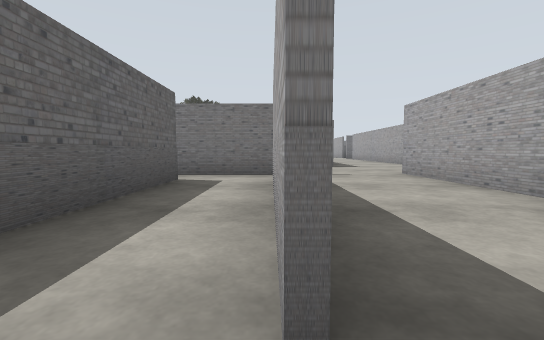
[1] (above)

24 first-person views from a walk through a robot-simulator world made for Gazebo. The camera is 0.94 m above the floor, tilts 4° down and sees 90° across. The floor is counted in squares, 2 m on a side. Each view is taken from the middle of a square. On the plan, view 1 faces up. The plan holds only what a view shows up to about 9 squares ahead; the rest is blank.

[2]
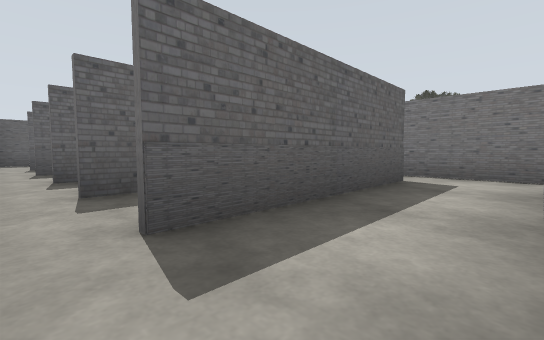

[3]
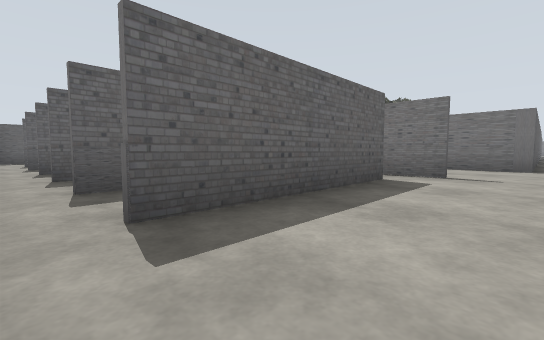

[4]
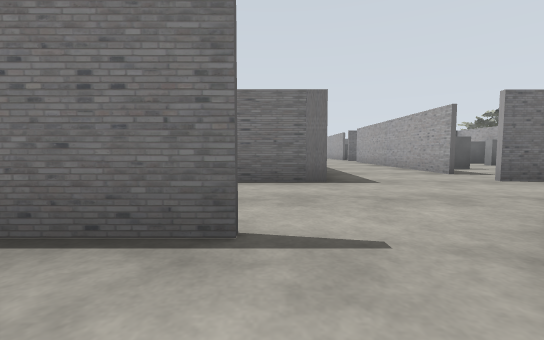

[5]
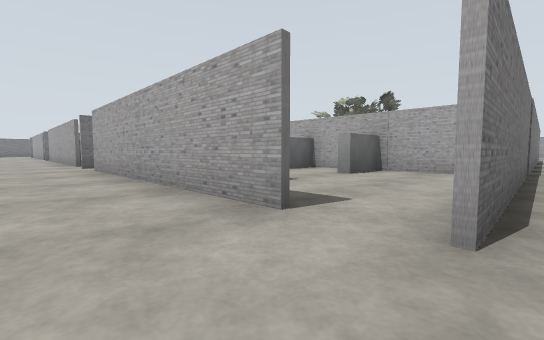

[6]
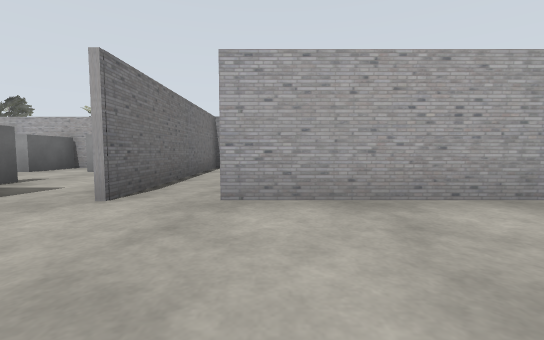

[7]
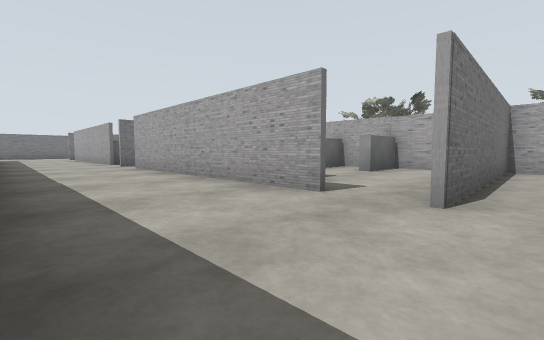

[8]
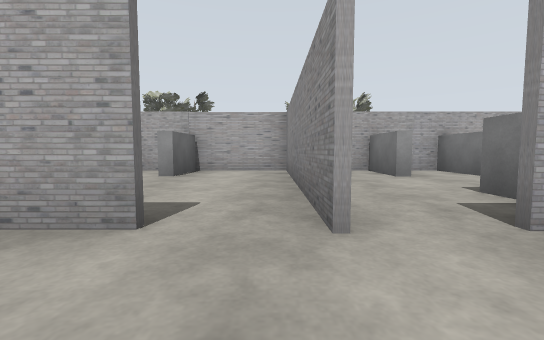

[9]
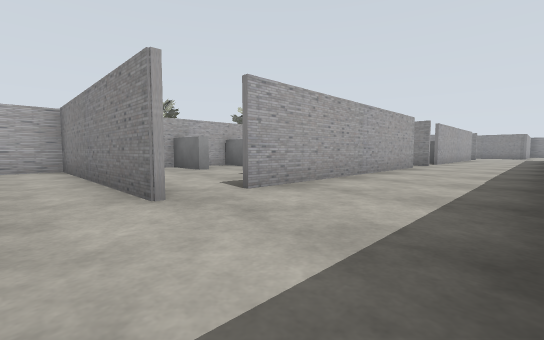

[10]
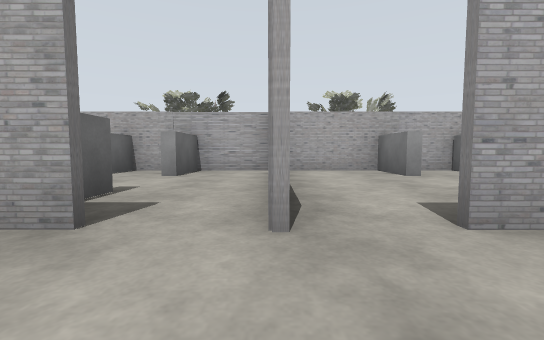

[11]
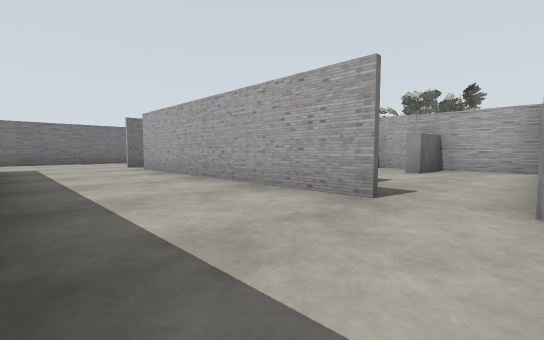

[12]
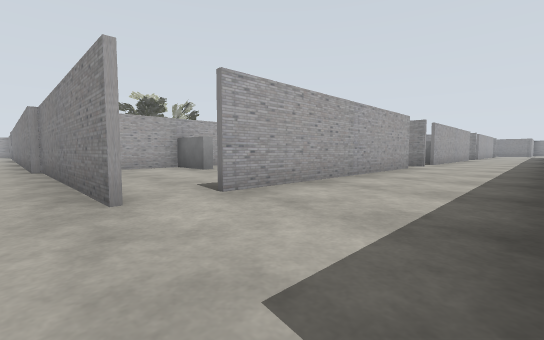

[13]
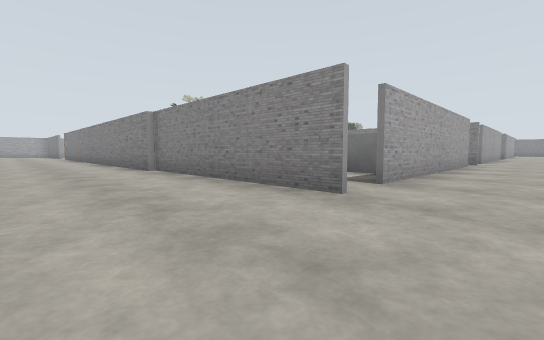

[14]
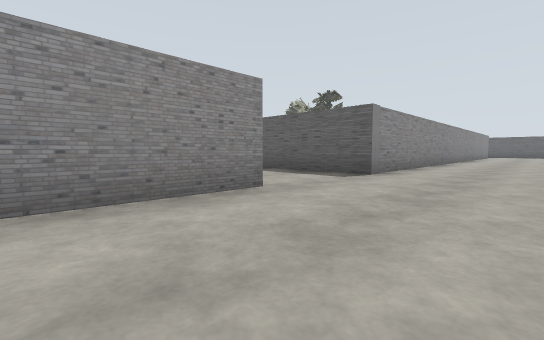

[15]
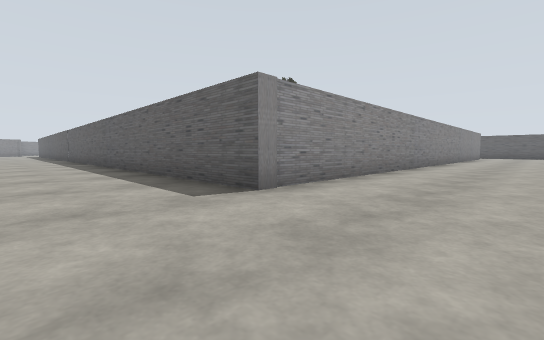

[16]
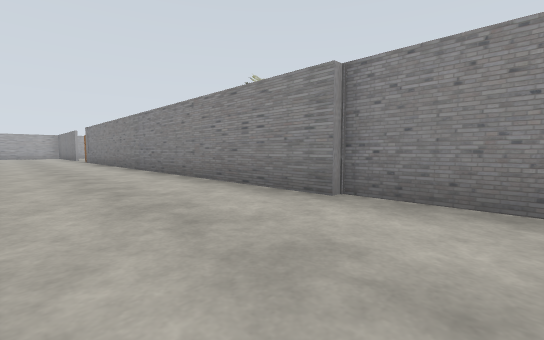

[17]
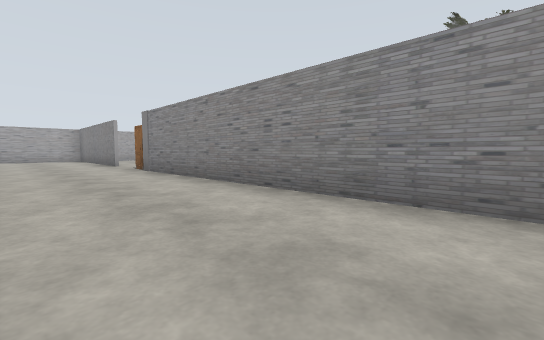

[18]
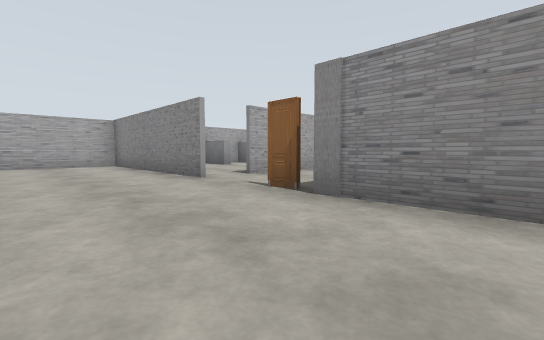

[19]
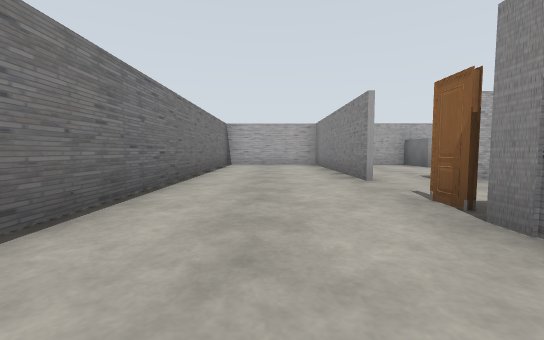

[20]
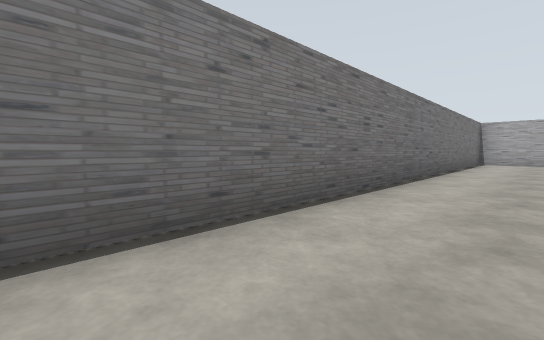

[21]
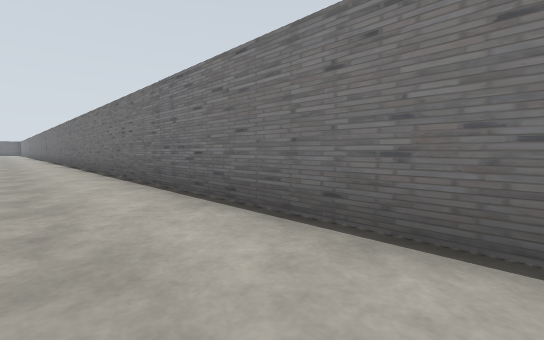

[22]
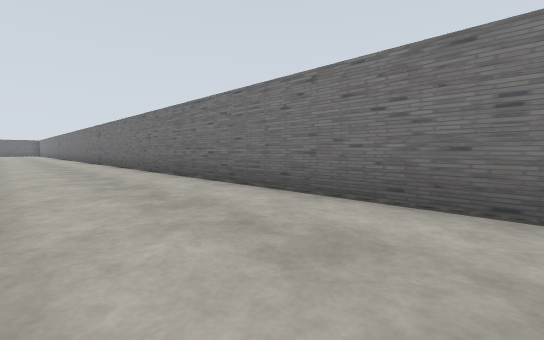

[23]
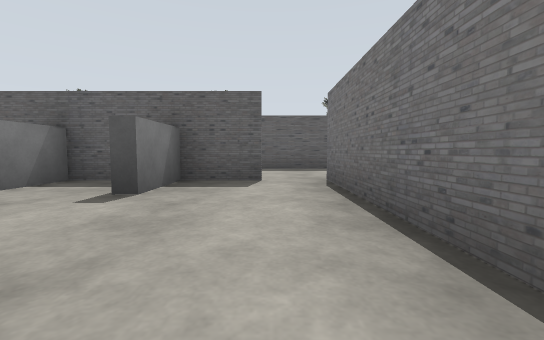

[24]
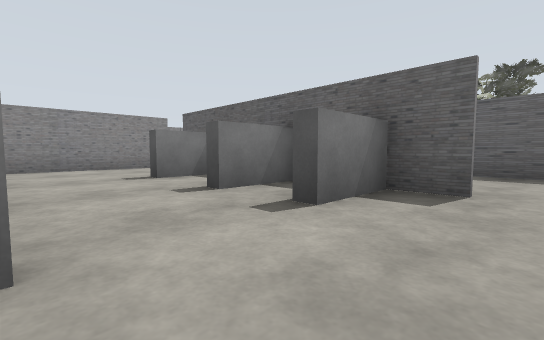

### Floor plan
Points are (right, up) in squares from view 1. A wall is a line through its corners. A room is listed if a view was taken in it or the views show most of it. See-through windows are left out.
Room 1 (views 1, 2)
walls: (0, 0.5) (0, 4); (-1.6, 4.5) (-1.5, 0.5); (0.9, 5.4) (-2, 5.4)
ways out: opening at (0, 0) to room 2; opening at (-2.5, 0)
Room 2 (views 3, 4, 5, 6, 7, 8, 9, 10, 11, 12, 13, 14, 15, 16, 17, 18, 19, 20, 21, 22, 23, 24)
walls: (4.7, 23.9) (4.7, 22.5); (4.5, 25) (9.5, 25) (9.5, 33.5) (20.5, 33.5); (4.6, 22.4) (4.6, 23.9); (8.2, 24.9) (4.5, 24.9); (4.7, 20.6) (4.7, 20); (4.6, 27.4) (4.6, 28.7); (4.6, 17.7) (4.6, 20.6); (4.6, 30.4) (4.6, 32.2); (4.5, 16.7) (9.2, 16.7); (1.8, 16) (1.8, 15); (9.5, 16.5) (4.5, 16.5); (4.5, 33.4) (9.6, 33.4); (1.8, 12.1) (1.8, 8.2) (0.2, 8.2); (4.6, 9.4) (4.6, 12.6); (-6.4, 33.5) (1.8, 33.5) (1.8, 23.6); (9.5, 9.3) (9.5, 24.6); (5, 8.3) (8, 8.3); (0.1, 4.5) (0.1, 0.5); (23.2, 33.5) (28.2, 33.5) (28.2, 36.5) (2, 36.5); (2.7, 2.6) (2.7, 5.7); (-11.3, 0.7) (-11.3, 0)
ways out: opening at (0, 0) to room 1; opening at (-9, 0); opening at (21.5, 32.5); gap at (5, 18); gap at (5, 32)
objects: grey box (5, 11) to (6, 11); grey box (5, 13) to (6, 13); grey box (5, 14) to (6, 15); grey box (5, 19) to (6, 19); grey box (5, 20) to (6, 21); grey box (5, 22) to (6, 22); grey box (5, 27) to (6, 27); grey box (5, 30) to (6, 30); grey box (8, 11) to (9, 11); grey box (8, 13) to (9, 13); grey box (8, 14) to (9, 14); grey box (8, 19) to (9, 19); grey box (8, 20) to (9, 21); grey box (8, 22) to (9, 22); grey box (8, 27) to (9, 27); grey box (8, 28) to (9, 28); grey box (8, 30) to (9, 30)

Where each view was taken, in squares from view 1:
view 1: 0 up, 0 right, facing up
view 2: 0 up, 0 right, facing up-left
view 3: 0 up, 2 right, facing up-left
view 4: 4 up, 1 right, facing up
view 5: 8 up, 3 right, facing up-right
view 6: 15 up, 2 right, facing right
view 7: 16 up, 2 right, facing up-right
view 8: 17 up, 3 right, facing right
view 9: 26 up, 2 right, facing down-right
view 10: 25 up, 3 right, facing right
view 11: 25 up, 2 right, facing up-right
view 12: 34 up, 2 right, facing down-right
view 13: 36 up, 3 right, facing down-right
view 14: 36 up, 7 right, facing down-left
view 15: 36 up, 4 right, facing down-left
view 16: 36 up, 8 right, facing down-right
view 17: 36 up, 14 right, facing down-right
view 18: 36 up, 19 right, facing down-right
view 19: 35 up, 19 right, facing right
view 20: 35 up, 17 right, facing up-right
view 21: 35 up, 19 right, facing up-left
view 22: 34 up, 14 right, facing up-left
view 23: 24 up, 9 right, facing left
view 24: 16 up, 8 right, facing down-left
